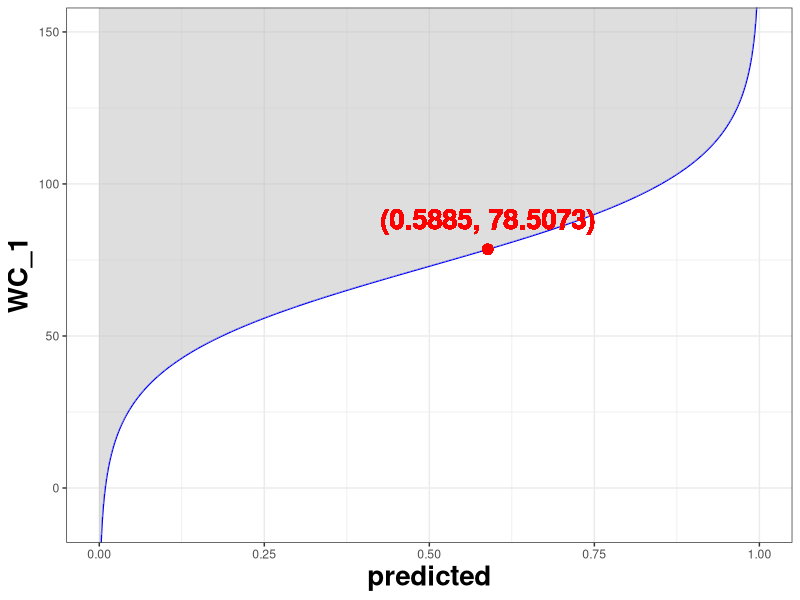
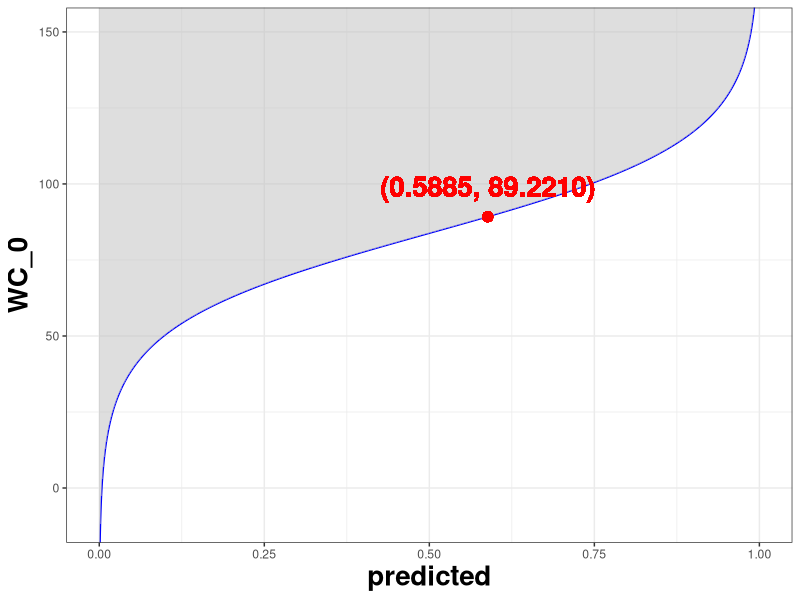
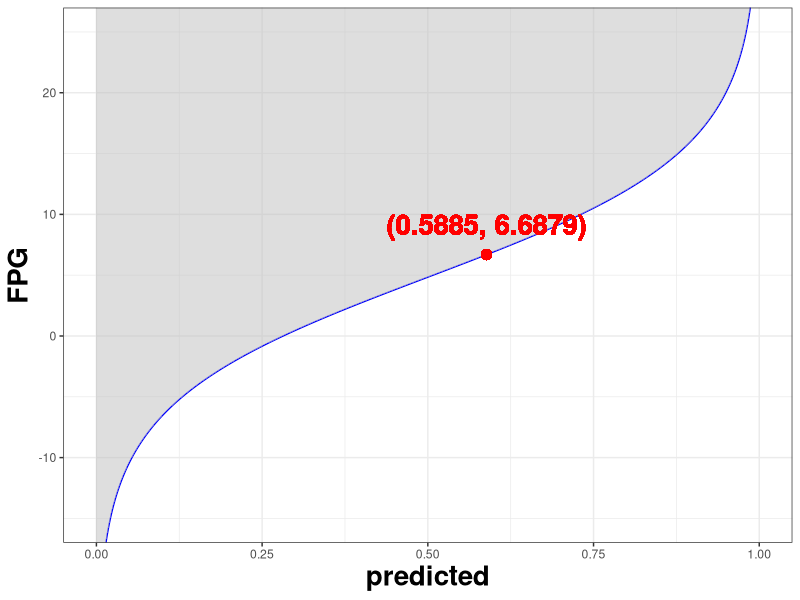
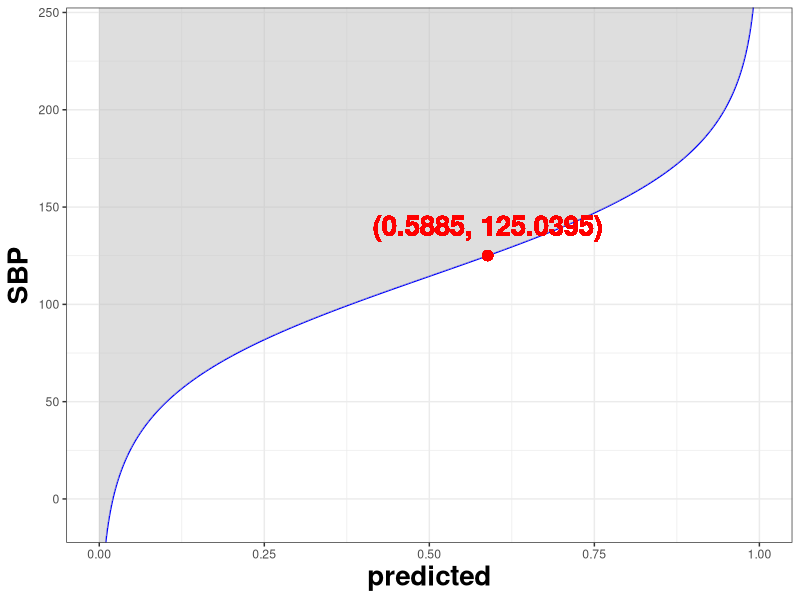
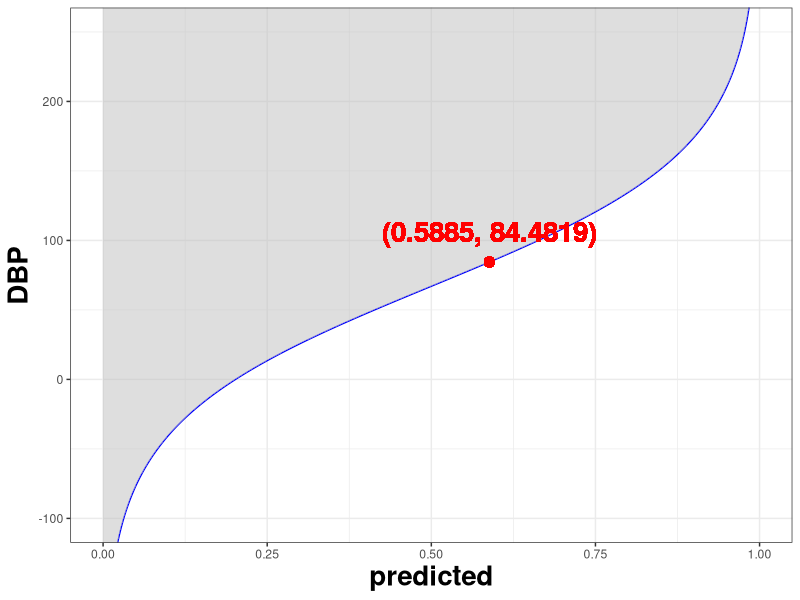
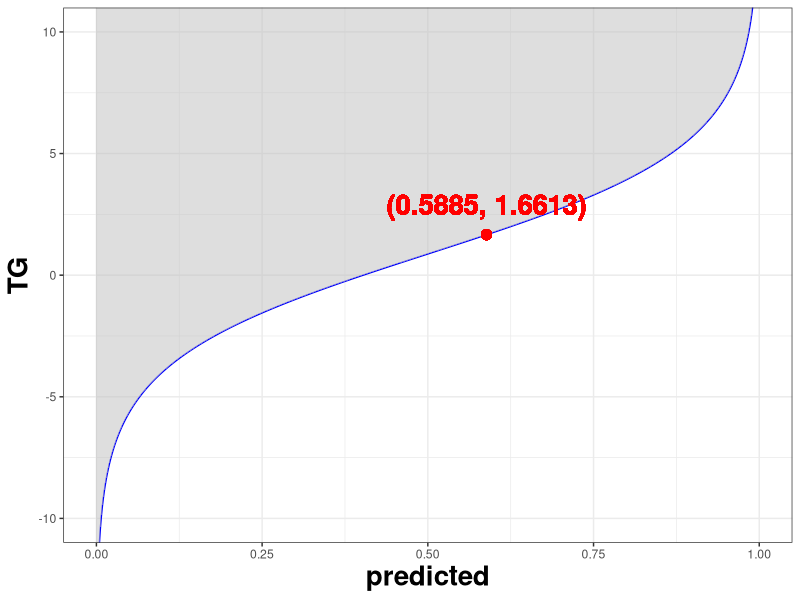
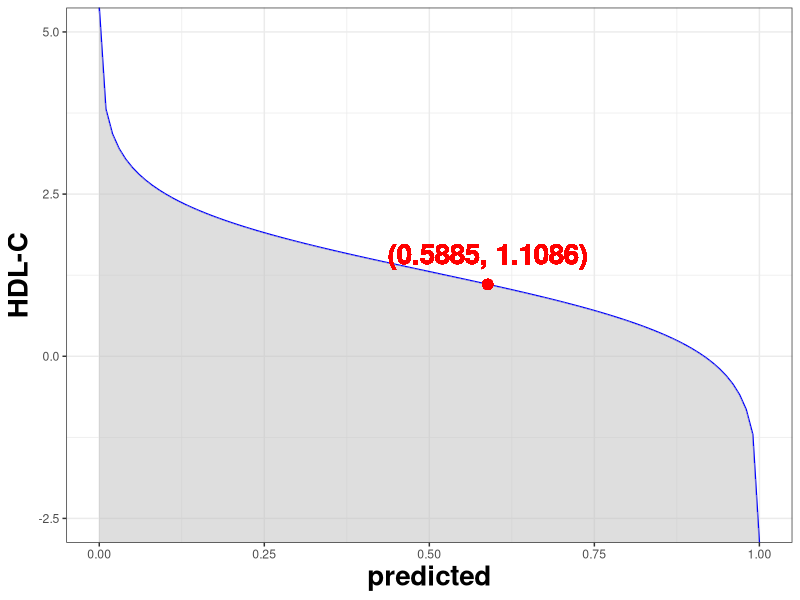

Write the R code that produced these figures, in order. (Note: this script raises an error after producing the figures.)
library(ggplot2)
## WC_1----
# Define model parameters
beta0 <- 0.05870281
beta1 <- 0.53374038 # Try changing this value to positive or negative to see different shading effects
# Generate data
y <- seq(0, 1, by = 0.0001)
x <- ((log(y / (1 - y)) - beta0) / beta1) * 8.291353 + 73.86148

# Create data frame
data <- data.frame(x, y)

# Generate plot
p_WC_1 <- ggplot(data, aes(x = y, y = x)) +
  geom_line(color = "blue") +
  labs(x = "predicted", y = "WC_1") +
  theme_bw() +
  theme(plot.title = element_text(hjust = 0.5),  # Center the title
        axis.title.x = element_text(size = 20, face = "bold"),  # Adjust the x-axis label
        axis.title.y = element_text(size = 20, face = "bold"))

# Add shading area based on the value of beta1
if (beta1 > 0) {
  p_WC_1 <- p_WC_1 + geom_ribbon(aes(ymax = x), ymin = Inf, fill = "grey", alpha = 0.5)
} else {
  p_WC_1 <- p_WC_1 + geom_ribbon(aes(ymin = x), ymax = -Inf, fill = "grey", alpha = 0.5)
}

# Limit the display range of the y-axis
p_WC_1 <- p_WC_1 + coord_cartesian(ylim = c(-10, 150), xlim = c(0, 1))

# Calculate the x-coordinate for a specific y value
specific_y <- 0.5885
specific_x <- ((log(specific_y / (1 - specific_y)) - beta0) / beta1) * 8.291353 + 73.86148

# Add specific point
p_WC_1 <- p_WC_1 + geom_point(aes(x = specific_y, y = specific_x), color = "red", size = 3)

# Add text label
p_WC_1 <- p_WC_1 + geom_text(aes(x = specific_y, y = specific_x, label = sprintf("(%.4f, %.4f)", specific_y, specific_x)),
                             vjust = -1, color = "red", fontface = "bold", size = 7)

# Display the plot
print(p_WC_1)

# Similar translation for other sections: WC_0, FPG, systolic_blood_pressure, diastolic_blood_pressure, TG, HDL-C


## WC_0----
# Define model parameters
beta0 <- 0.05870281
beta1 <- 0.53374038 # Try changing this value to positive or negative to see different shading effects
# Generate data
y <- seq(0, 1, by = 0.0001)
x <- ((log(y / (1 - y)) - beta0) / beta1) * 8.1212064 + 84.670497

# Create data frame
data <- data.frame(x, y)

# Generate plot
p_WC_0 <- ggplot(data, aes(x = y, y = x)) +
  geom_line(color = "blue") +
  labs(x = "predicted", y = "WC_0") +
  theme_bw() +
  theme(plot.title = element_text(hjust = 0.5),  # Center the title
        axis.title.x = element_text(size = 20, face = "bold"),  # Adjust the x-axis label
        axis.title.y = element_text(size = 20, face = "bold"))

# Add shading area based on the value of beta1
if (beta1 > 0) {
  p_WC_0 <- p_WC_0 + geom_ribbon(aes(ymax = x), ymin = Inf, fill = "grey", alpha = 0.5)
} else {
  p_WC_0 <- p_WC_0 + geom_ribbon(aes(ymin = x), ymax = -Inf, fill = "grey", alpha = 0.5)
}

# Limit the display range of the y-axis
p_WC_0 <- p_WC_0 + coord_cartesian(ylim = c(-10, 150), xlim = c(0, 1))

# Calculate the x-coordinate for a specific y value
specific_y <- 0.5885
specific_x <- ((log(specific_y / (1 - specific_y)) - beta0) / beta1) * 8.1212064 + 84.670497

# Add specific point
p_WC_0 <- p_WC_0 + geom_point(aes(x = specific_y, y = specific_x), color = "red", size = 3)

# Add text label
p_WC_0 <- p_WC_0 + geom_text(aes(x = specific_y, y = specific_x, label = sprintf("(%.4f, %.4f)", specific_y, specific_x)),
                             vjust = -1, color = "red", fontface = "bold", size = 7)

# Display the plot
print(p_WC_0)

## FPG----
# Define model parameters
beta0 <- 0.04452709
beta1 <- 0.17469278 # Try changing this value to positive or negative to see different shading effects
# Generate data
y <- seq(0, 1, by = 0.0001)
x <- ((log(y / (1 - y)) - beta0) / beta1) * 0.9028723 + 5.068996

# Create data frame
data <- data.frame(x, y)

# Generate plot
p_FPG <- ggplot(data, aes(x = y, y = x)) +
  geom_line(color = "blue") +
  labs(x = "predicted", y = "FPG") +
  theme_bw() +
  theme(plot.title = element_text(hjust = 0.5),  # Center the title
        axis.title.x = element_text(size = 20, face = "bold"),  # Adjust the x-axis label
        axis.title.y = element_text(size = 20, face = "bold"))

# Add shading area based on the value of beta1
if (beta1 > 0) {
  p_FPG <- p_FPG + geom_ribbon(aes(ymax = x), ymin = Inf, fill = "grey", alpha = 0.5)
} else {
  p_FPG <- p_FPG + geom_ribbon(aes(ymin = x), ymax = -Inf, fill = "grey", alpha = 0.5)
}

# Limit the display range of the y-axis
p_FPG <- p_FPG + coord_cartesian(ylim = c(-15, 25), xlim = c(0, 1))

# Calculate the x-coordinate for a specific y value
specific_y <- 0.5885
specific_x <- ((log(specific_y / (1 - specific_y)) - beta0) / beta1) * 0.9028723 + 5.068996

# Add specific point
p_FPG <- p_FPG + geom_point(aes(x = specific_y, y = specific_x), color = "red", size = 3)

# Add text label
p_FPG <- p_FPG + geom_text(aes(x = specific_y, y = specific_x, label = sprintf("(%.4f, %.4f)", specific_y, specific_x)),
                           vjust = -1, color = "red", fontface = "bold", size = 7)

# Display the plot
print(p_FPG)


# systolic_blood_pressure
# Define model parameters
beta0 <- 0.2276435
beta1 <- 0.5333921 # Try changing this value to positive or negative to see different shading effects
# Generate data
y <- seq(0, 1, by = 0.0001)
x <- ((log(y / (1 - y)) - beta0) / beta1) * 15.8100775 + 121.182535

# Create a data frame
data <- data.frame(x, y)

# Generate plot
p_systolic_blood_pressure <- ggplot(data, aes(x = y, y = x)) +
  geom_line(color = "blue") +
  labs(x = "predicted", y = "SBP") +
  theme_bw() +
  theme(plot.title = element_text(hjust = 0.5),  # Center the title
        axis.title.x = element_text(size = 20, face = "bold"),  # Adjust the x-axis title
        axis.title.y = element_text(size = 20, face = "bold"))  # Adjust the y-axis title

# Add shaded area based on the value of beta1
if (beta1 > 0) {
  p_systolic_blood_pressure <- p_systolic_blood_pressure + geom_ribbon(aes(ymax = x), ymin = Inf, fill = "grey", alpha = 0.5)
} else {
  p_systolic_blood_pressure <- p_systolic_blood_pressure + geom_ribbon(aes(ymin = x), ymax = -Inf, fill = "grey", alpha = 0.5)
}

# Limit the display range of the y-axis
p_systolic_blood_pressure <- p_systolic_blood_pressure + coord_cartesian(ylim = c(-10, 240), xlim = c(0, 1))

# Calculate the x-coordinate for a specific y-value
specific_y <- 0.5885
specific_x <- ((log(specific_y / (1 - specific_y)) - beta0) / beta1) * 15.8100775 + 121.182535

# Add a specific point
p_systolic_blood_pressure <- p_systolic_blood_pressure + geom_point(aes(x = specific_y, y = specific_x), color = "red", size = 3)

# Add a text label
p_systolic_blood_pressure <- p_systolic_blood_pressure + geom_text(aes(x = specific_y, y = specific_x, label = sprintf("(%.4f, %.4f)", specific_y, specific_x)),
                                                                   vjust = -1, color = "red", fontface = "bold", size = 7)

# Display the plot
print(p_systolic_blood_pressure)

## diastolic_blood_pressure----
# Define model parameters
beta0 <- 0.1759036
beta1 <- 0.2303554 # Try changing this value to positive or negative to see different shading effects
# Generate data
y <- seq(0, 1, by = 0.0001)
x <- ((log(y / (1 - y)) - beta0) / beta1) * 11.225369 + 75.619527

# Create a data frame
data <- data.frame(x, y)

# Generate plot
p_diastolic_blood_pressure <- ggplot(data, aes(x = y, y = x)) +
  geom_line(color = "blue") +
  labs(x = "predicted", y = "DBP") +
  theme_bw() +
  theme(plot.title = element_text(hjust = 0.5),  # Center the title
        axis.title.x = element_text(size = 20, face = "bold"),  # Adjust the x-axis title
        axis.title.y = element_text(size = 20, face = "bold"))  # Adjust the y-axis title

# Add shaded area based on the value of beta1
if (beta1 > 0) {
  p_diastolic_blood_pressure <- p_diastolic_blood_pressure + geom_ribbon(aes(ymax = x), ymin = Inf, fill = "grey", alpha = 0.5)
} else {
  p_diastolic_blood_pressure <- p_diastolic_blood_pressure + geom_ribbon(aes(ymin = x), ymax = -Inf, fill = "grey", alpha = 0.5)
}

# Limit the display range of the y-axis
p_diastolic_blood_pressure <- p_diastolic_blood_pressure + coord_cartesian(ylim = c(-100, 250), xlim = c(0, 1))

# Calculate the x-coordinate for a specific y-value
specific_y <- 0.5885
specific_x <- ((log(specific_y / (1 - specific_y)) - beta0) / beta1) * 11.225369 + 75.619527

# Add a specific point
p_diastolic_blood_pressure <- p_diastolic_blood_pressure + geom_point(aes(x = specific_y, y = specific_x), color = "red", size = 3)

# Add a text label
p_diastolic_blood_pressure <- p_diastolic_blood_pressure + geom_text(aes(x = specific_y, y = specific_x, label = sprintf("(%.4f, %.4f)", specific_y, specific_x)),
                                                                     vjust = -1, color = "red", fontface = "bold", size = 7)

# Display the plot
print(p_diastolic_blood_pressure)

## TG----
# Define model parameters
beta0 <- 0.3118878
beta1 <- 0.6170168 # Try changing this value to positive or negative to see different shading effects
# Generate data
y <- seq(0, 1, by = 0.0001)
x <- ((log(y / (1 - y)) - beta0) / beta1) * 1.3612834 + 1.560076

# Create a data frame
data <- data.frame(x, y)

# Generate plot
p_TG <- ggplot(data, aes(x = y, y = x)) +
  geom_line(color = "blue") +
  labs(x = "predicted", y = "TG") +
  theme_bw() +
  theme(plot.title = element_text(hjust = 0.5),  # Center the title
        axis.title.x = element_text(size = 20, face = "bold"),  # Adjust the x-axis title
        axis.title.y = element_text(size = 20, face = "bold"))  # Adjust the y-axis title

# Add shaded area based on the value of beta1
if (beta1 > 0) {
  p_TG <- p_TG + geom_ribbon(aes(ymax = x), ymin = Inf, fill = "grey", alpha = 0.5)
} else {
  p_TG <- p_TG + geom_ribbon(aes(ymin = x), ymax = -Inf, fill = "grey", alpha = 0.5)
}

# Limit the display range of the y-axis
p_TG <- p_TG + coord_cartesian(ylim = c(-10, 10), xlim = c(0, 1))

# Calculate the x-coordinate for a specific y-value
specific_y <- 0.5885
specific_x <- ((log(specific_y / (1 - specific_y)) - beta0) / beta1) * 1.3612834 + 1.560076
# Add a specific point
p_TG <- p_TG + geom_point(aes(x = specific_y, y = specific_x), color = "red", size = 3)

# Add a text label
p_TG <- p_TG + geom_text(aes(x = specific_y, y = specific_x, label = sprintf("(%.4f, %.4f)", specific_y, specific_x)),
                         vjust = -1, color = "red", fontface = "bold", size = 7)

# Display the plot
print(p_TG)



## HDL-C----
# Define model parameters
beta0 <- -0.1007159
beta1 <- -0.6607324 # Try changing this value to positive or negative to see different shading effects
# Generate data
y <- seq(0, 1, by = 0.01)
x <- ((log(y / (1 - y)) - beta0) / beta1) * 0.3606654 + 1.358829

# Create a data frame
data <- data.frame(x, y)

# Generate plot
p_HDL_C <- ggplot(data, aes(x = y, y = x)) +
  geom_line(color = "blue") +
  labs(x = "predicted", y = "HDL-C") +
  theme_bw() +
  theme(plot.title = element_text(hjust = 0.5),  # Center the title
        axis.title.x = element_text(size = 20, face = "bold"),  # Adjust the x-axis title
        axis.title.y = element_text(size = 20, face = "bold"))  # Adjust the y-axis title

# Add shaded area based on the value of beta1
if (beta1 > 0) {
  p_HDL_C <- p_HDL_C + geom_ribbon(aes(ymax = x), ymin = Inf, fill = "grey", alpha = 0.5)
} else {
  p_HDL_C <- p_HDL_C + geom_ribbon(aes(ymin = x), ymax = -Inf, fill = "grey", alpha = 0.5)
}

# Limit the display range of the y-axis
p_HDL_C <- p_HDL_C + coord_cartesian(ylim = c(-2.5, 5), xlim = c(0, 1))

# Calculate the x-coordinate for a specific y-value
specific_y <- 0.5885
specific_x <- ((log(specific_y / (1 - specific_y)) - beta0) / beta1) * 0.3606654 + 1.358829

# Add a specific point
p_HDL_C <- p_HDL_C + geom_point(aes(x = specific_y, y = specific_x), color = "red", size = 3)

# Add a text label
p_HDL_C <- p_HDL_C + geom_text(aes(x = specific_y, y = specific_x, label = sprintf("(%.4f, %.4f)", specific_y, specific_x)),
                               vjust = -1, color = "red", fontface = "bold", size = 7)

# Display the plot
print(p_HDL_C)


## Violin plots----
# Create violin plots using ggplot2, grouped by Diagnosis and Gender, and distinguish between male and female
data <- data %>%
  rename(Diagnosis = response)
# Add labels 0 and 1 for Gender
data$gender <- factor(data$gender, labels = c("Female", "Male"))

# Plot violin for waistline by Gender and Diagnosis
P1 <- ggplot(data, aes(x = Diagnosis, y = waistline, fill = Diagnosis)) +
  geom_violin(show.legend = T) + # Adjust transparency
  labs(x = "Diagnosis", y = "WC") + # WC likely stands for Waist Circumference
  ggtitle("WC by Diagnosis and Gender") +
  facet_wrap(~gender) + # Create separate facets for each gender
  theme(plot.title = element_text(hjust = 0.5)) # Center the plot title

# Similar plots for other health metrics
P2 <- ggplot(data, aes(x = Diagnosis, y = FPG, fill = Diagnosis)) + # FPG stands for Fasting Plasma Glucose
  geom_violin(show.legend = F) + # Remove the legend as the fill is not by Diagnosis
  labs(x = "Diagnosis", y = "FPG") +
  ggtitle("FPG by Diagnosis") +
  theme(plot.title = element_text(hjust = 0.5))

P3 <- ggplot(data, aes(x = Diagnosis, y = systolic_blood_pressure, fill = Diagnosis)) +
  geom_violin(show.legend = F) +
  labs(x = "Diagnosis", y = "SBP") + # SBP stands for Systolic Blood Pressure
  ggtitle("SBP by Diagnosis") +
  theme(plot.title = element_text(hjust = 0.5))

P4 <- ggplot(data, aes(x = Diagnosis, y = diastolic_blood_pressure, fill = Diagnosis)) +
  geom_violin(show.legend = F) +
  labs(x = "Diagnosis", y = "DBP") + # DBP stands for Diastolic Blood Pressure
  ggtitle("DBP by Diagnosis") +
  theme(plot.title = element_text(hjust = 0.5))

P5 <- ggplot(data, aes(x = Diagnosis, y = TG, fill = Diagnosis)) + # TG stands for Triglycerides
  geom_violin(show.legend = F) +
  labs(x = "Diagnosis", y = "TG") +
  ggtitle("TG by Diagnosis") +
  theme(plot.title = element_text(hjust = 0.5))

P6 <- ggplot(data, aes(x = Diagnosis, y = HDL, fill = Diagnosis)) + # HDL stands for High-Density Lipoprotein
  geom_violin(show.legend = F) +
  labs(x = "Diagnosis", y = "HDL-C") + # HDL-C stands for HDL Cholesterol
  ggtitle("HDL-C by Diagnosis") +
  theme(plot.title = element_text(hjust = 0.5))